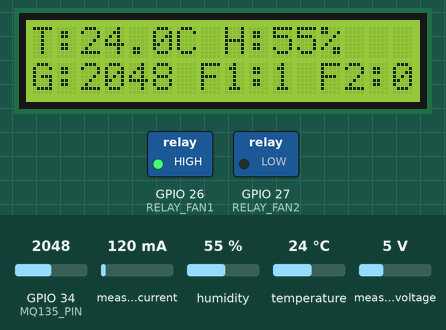
Recording of a program running on a simulated ESP32. Parts: 16×2 character LCD, switched loads named in the program (green lamp = pin HIGH). The test bench sets the inputs (shaded band); at power-on: temperature 24 °C, GPIO 34 (MQ135_PIN) = 2048, humidity 55 %, measured current 120 mA, measured voltage 5 V. WiFi joins after 1.5 s; servers stay silent unless stated; what the program prints to the serial monitor is not drawn.

Above: at 2.7 s.
2.8 s: temperature set to 29.3 °C
At 5.9 s:
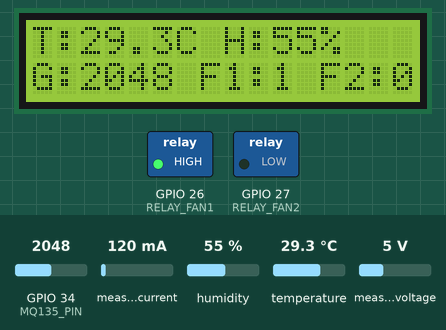
6.2 s: temperature set to 30.6 °C
At 8.9 s:
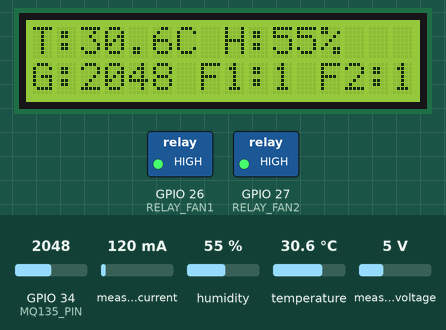
9.2 s: GPIO 34 (MQ135_PIN) set to 430
At 11.1 s:
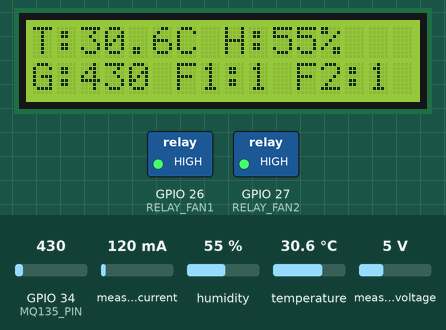
12.3 s: GPIO 34 (MQ135_PIN) set to 376
At 14.3 s:
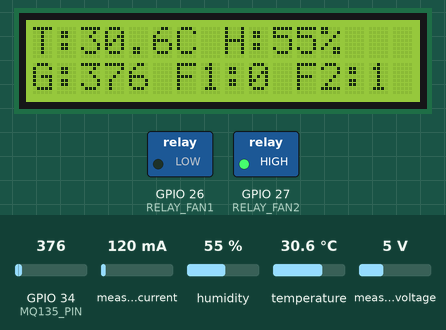
20.1 s: temperature set to 12 °C
At 20.5 s:
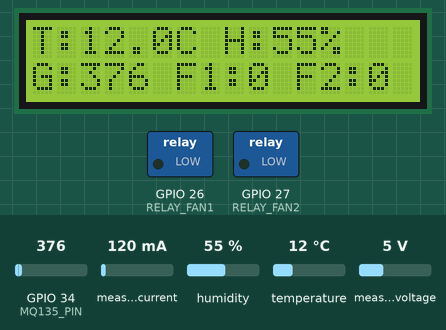
21.6 s: humidity set to 22 %
At 23.6 s:
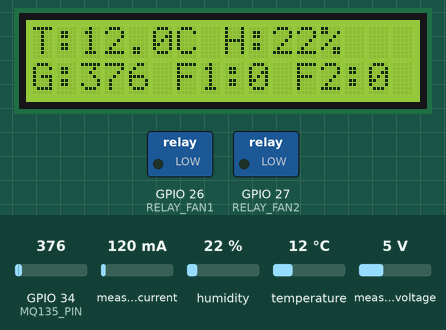
Timing chart, 0 to 25.1 s (numbered marks = the images above; inputs shaded):
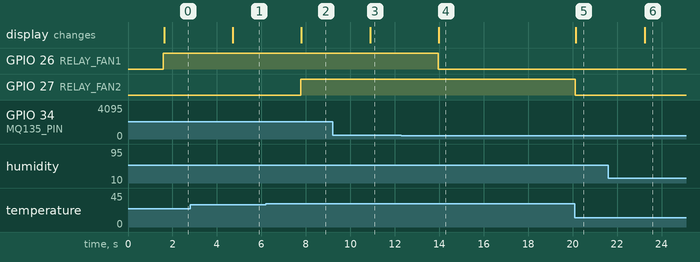

The program:

main.cpp
```cpp
#include <WiFi.h>
#include <FirebaseESP32.h>
#include <DHT.h>
#include <Wire.h>
#include <Adafruit_INA219.h>
#include <LiquidCrystal_I2C.h>

// --- KONFIGURASI KREDENSIAL ---
#define WIFI_SSID "Test"
#define WIFI_PASSWORD "Test12345"

#define FIREBASE_HOST "aeropulse-industrial-fb1f8-default-rtdb.firebaseio.com"
#define FIREBASE_AUTH "5fib2zd7D4ct187bjLQWBWBejNnkFQtfMeuiHjpN"

// --- DEFINISI PIN HARDWARE ---
#define DHTPIN 4
#define DHTTYPE DHT22
#define MQ135_PIN 34
#define RELAY_FAN1 26
#define RELAY_FAN2 27

// Inisialisasi Objek Library
DHT dht(DHTPIN, DHTTYPE);
Adafruit_INA219 ina219;
LiquidCrystal_I2C lcd(0x27, 16, 2); // Alamat I2C umum 0x27 atau 0x3F

FirebaseData fbdo;
FirebaseAuth auth;
FirebaseConfig config;

// --- AMBANG BATAS AUTOMATION (EDGE LOGIC) ---
const float TEMP_THRESHOLD = 30.0; // °C
const int GAS_THRESHOLD = 400;     // Nilai ADC mentah MQ-135

void setup() {
  Serial.begin(115200);

  // Konfigurasi Pin Aktuator
  pinMode(RELAY_FAN1, OUTPUT);
  pinMode(RELAY_FAN2, OUTPUT);
  digitalWrite(RELAY_FAN1, LOW);
  digitalWrite(RELAY_FAN2, LOW);

  // Inisialisasi Sensor & LCD
  dht.begin();
  Wire.begin(21, 22); // SDA, SCL
  lcd.init();
  lcd.backlight();

  lcd.setCursor(0, 0);
  lcd.print("AeroPulse Init...");

  if (!ina219.begin()) {
    Serial.println("Gagal mendeteksi modul INA219!");
  }

  // Koneksi WiFi
  WiFi.begin(WIFI_SSID, WIFI_PASSWORD);
  Serial.print("Menghubungkan ke WiFi");
  while (WiFi.status() != WL_CONNECTED) {
    delay(500);
    Serial.print(".");
  }
  Serial.println("\nWiFi Terhubung!");

  // Konfigurasi Firebase
  config.host = FIREBASE_HOST;
  config.signer.tokens.legacy_token = FIREBASE_AUTH;
  Firebase.begin(&config, &auth);
  Firebase.setWiFiReconnect(true);
}

void loop() {
  // 1. Membaca Sensor
  float humidity = dht.readHumidity();
  float temperature = dht.readTemperature();
  int gasRaw = analogRead(MQ135_PIN);
  float loadvoltage = ina219.getBusVoltage_V();
  float current_mA = ina219.getCurrent_mA();

  if (isnan(humidity) || isnan(temperature)) {
    Serial.println("Gagal membaca sensor DHT!");
    return;
  }

  // 2. Logika Edge Automation (Otonom Kipas)
  int fan1State = 0;
  int fan2State = 0;

  // Kontrol Kipas 1 (Gas / MQ-135)
  if (gasRaw > GAS_THRESHOLD) {
    digitalWrite(RELAY_FAN1, HIGH);
    fan1State = 1;
  } else {
    digitalWrite(RELAY_FAN1, LOW);
    fan1State = 0;
  }

  // Kontrol Kipas 2 (Suhu / DHT22)
  if (temperature > TEMP_THRESHOLD) {
    digitalWrite(RELAY_FAN2, HIGH);
    fan2State = 1;
  } else {
    digitalWrite(RELAY_FAN2, LOW);
    fan2State = 0;
  }

  // 3. Tampilkan ke LCD Lokal 16x2
  lcd.clear();
  lcd.setCursor(0, 0);
  lcd.print("T:");
  lcd.print(temperature, 1);
  lcd.print("C H:");
  lcd.print(humidity, 0);
  lcd.print("%");

  lcd.setCursor(0, 1);
  lcd.print("G:");
  lcd.print(gasRaw);
  lcd.print(" F1:");
  lcd.print(fan1State);
  lcd.print(" F2:");
  lcd.print(fan2State);

  // 4. Kirim Data ke Firebase Realtime Database
  Firebase.setFloat(fbdo, "/sensors/temperature", temperature);
  Firebase.setFloat(fbdo, "/sensors/humidity", humidity);
  Firebase.setInt(fbdo, "/sensors/gas_ppm", gasRaw);
  Firebase.setFloat(fbdo, "/sensors/voltage", loadvoltage);
  Firebase.setFloat(fbdo, "/sensors/current", current_mA);

  Firebase.setInt(fbdo, "/actuators/fan1_status", fan1State);
  Firebase.setInt(fbdo, "/actuators/fan2_status", fan2State);

  delay(2000); // Kirim data setiap 2 detik
}
```

Measured:
- the behaviour switches between 30 and 30.1 °C on temperature (found by bisection; images 1 and 2)
- the behaviour switches between 401 and 400 on GPIO 34 (MQ135_PIN) (found by bisection; images 3 and 4)
- after the input at 2.8 s, the display: changes after 1.9 s (image 1)
- after the input at 6.2 s, GPIO 27 (RELAY_FAN2): LOW → HIGH after 1.6 s; the display: changes after 1.6 s (image 2)
- after the input at 9.2 s, the display: changes after 1.7 s (image 3)
- after the input at 12.3 s, GPIO 26 (RELAY_FAN1): HIGH → LOW after 1.6 s; the display: changes after 1.7 s (image 4)
- after the input at 20.1 s, GPIO 27 (RELAY_FAN2): HIGH → LOW at once; the display: changes after 0.05 s (image 5)
- after the input at 21.6 s, the display: changes after 1.6 s (image 6)
